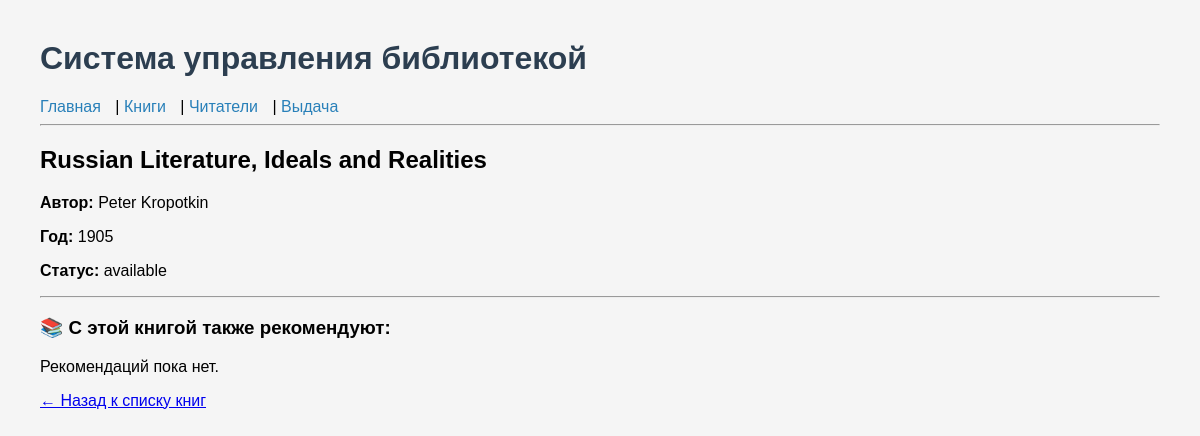
Page /book_detail/1 on the committed database.
### app/models.py (models this page shows)
class Book(Base):
    __tablename__ = "books"
    id = Column(Integer, primary_key=True, index=True)
    title = Column(String, nullable=False)
    author = Column(String, nullable=False)
    year = Column(Integer)
    status = Column(String, default="available")
    issues = relationship("Issue", back_populates="book")
    activities = relationship("UserActivity", back_populates="book")

### app/routes/pages.py (the view)
@router.get("/book_detail/{book_id}", response_class=HTMLResponse)
def book_detail(request: Request, book_id: int, db: Session = Depends(get_db)):
    book = db.query(models.Book).filter(models.Book.id == book_id).first()
    if not book:
        return HTMLResponse("Книга не найдена", status_code=404)
    any_reader = db.query(models.Reader).first()
    if any_reader:
        activity = models.UserActivity(
            user_id=any_reader.id,
            book_id=book.id,
            action=models.ActionType.view.value
        )
        db.add(activity)
        db.commit()
    return templates.TemplateResponse(request, "book_detail.html", {"book": book})

### app/templates/book_detail.html (shortened to what this page needs)
{% extends "base.html" %}
{% block content %}
<h2>{{ book.title }}</h2>
<p><strong>Автор:</strong> {{ book.author }}</p>
<p><strong>Год:</strong> {{ book.year }}</p>
<p><strong>Статус:</strong> {{ book.status }}</p>
<hr>
<h3>📚 С этой книгой также рекомендуют:</h3>
<div id="recommendations">
</div>
<a href="/books_page">← Назад к списку книг</a>
{% endblock %}

### app/static/css/style.css (style rules this page uses)
body { font-family: Arial; margin: 40px; background-color: #f5f5f5; }

### rows in the picture
Book: title "Russian Literature, Ideals and Realities", author "Peter Kropotkin", year "1905", status "available"
